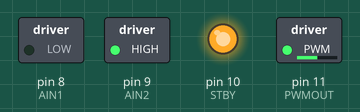
A sketch run on a simulated Arduino Uno, built with avr-gcc and run on an emulated ATmega328P. On the bench: switched loads named in the sketch (green lamp = pin HIGH), output pins drawn as LEDs (lit = HIGH).

Above: at 0.1 s.
Timing chart, 0 to 1.6 s (numbered marks = the images above):
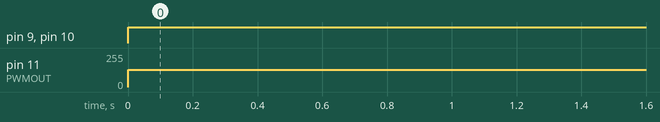

The sketch:

ArduinoMotorDriverTest.ino
```cpp
#define AIN1 8
#define AIN2 9
#define STBY 10
#define PWMOUT 11

void setup()
{
  pinMode(AIN1, OUTPUT);
  pinMode(AIN2, OUTPUT);
  pinMode(STBY, OUTPUT);
  pinMode(PWMOUT, OUTPUT);
}

void loop()
{
  digitalWrite(AIN1, LOW);
  digitalWrite(AIN2, HIGH);
  digitalWrite(STBY, HIGH);

    analogWrite(PWMOUT, 128);

}
```

Measured:
- by itself, pin 9 (AIN2), pin 10 (STBY): LOW → HIGH at 0.00 s
- by itself, pin 11 (PWMOUT): 0/255 → 128/255 at 0.00 s
